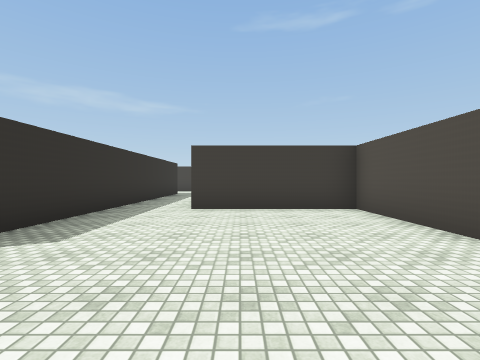
View 1 (above)

16 first-person views from a walk through a Unity game level. The camera is 1.3 m above the floor, looks level and sees 85° across. The floor is counted in squares, 2 m on a side. Each view is taken from the middle of a square. On the plan, view 1 faces up. The plan holds only what a view shows up to about 9 squares ahead; the rest is blank. The place goes on beyond the plan. The player is left out. Some animated figures are left out. Some surface patterns are stand-ins.

View 2
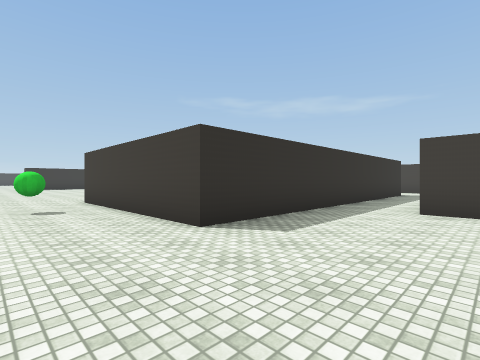

View 3
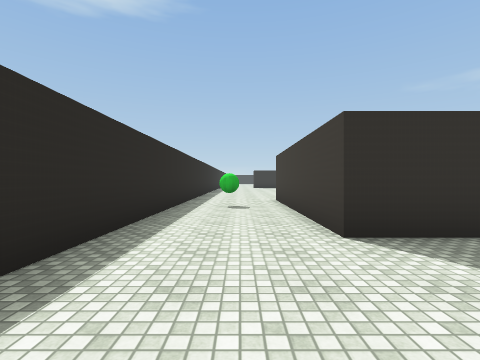

View 4
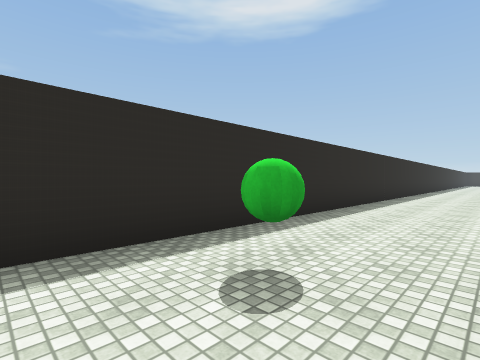

View 5
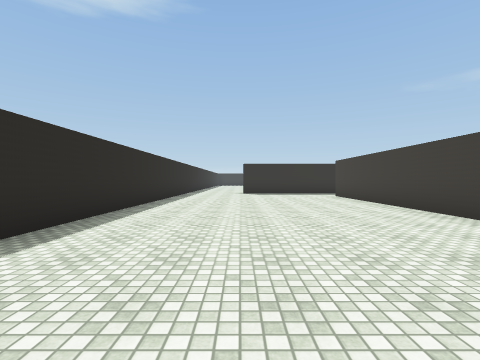

View 6
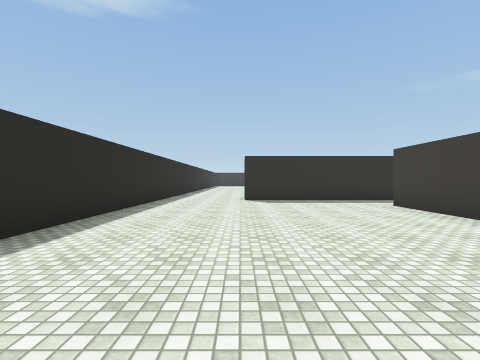

View 7
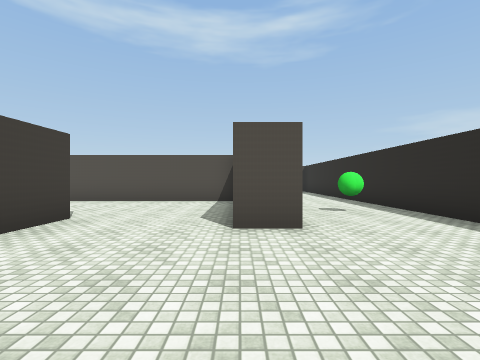

View 8
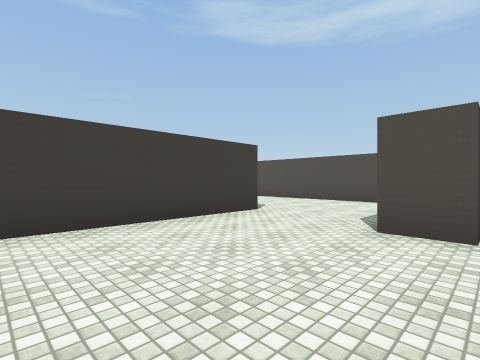

View 9
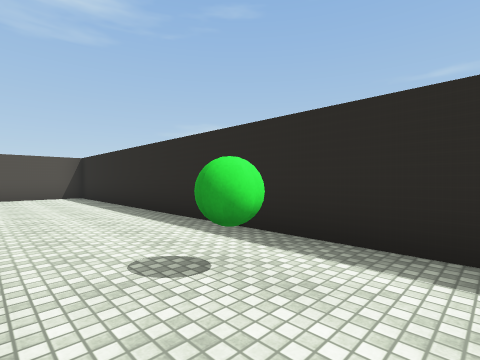

View 10
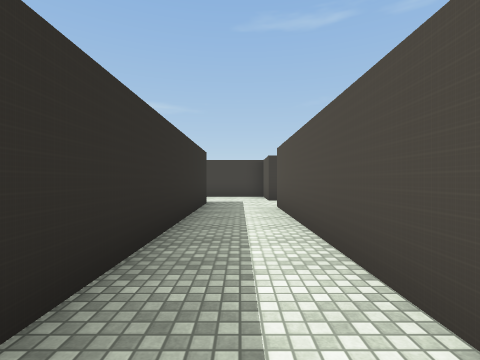

View 11
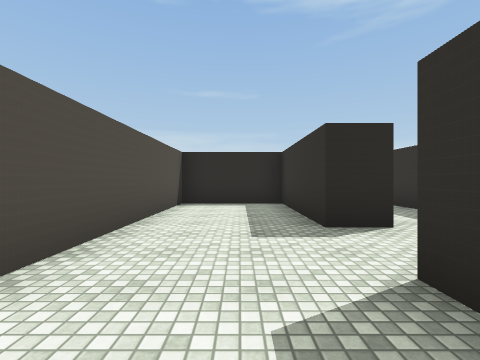

View 12
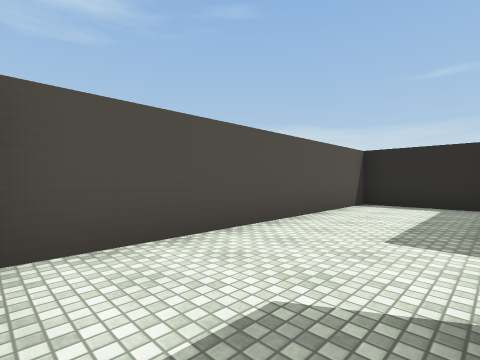

View 13
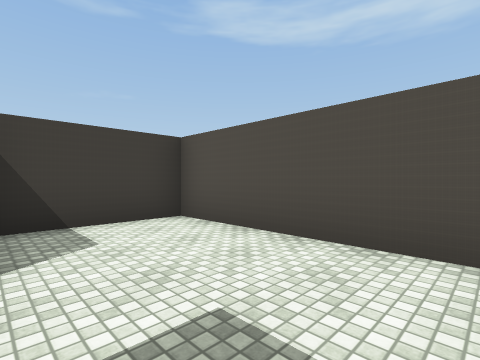

View 14
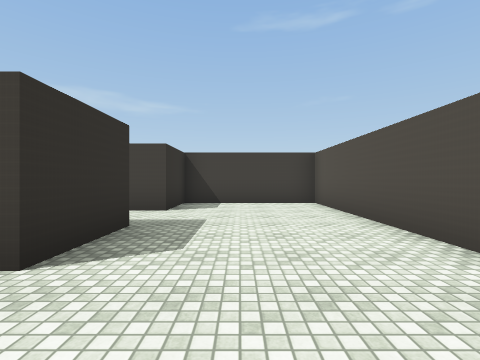

View 15
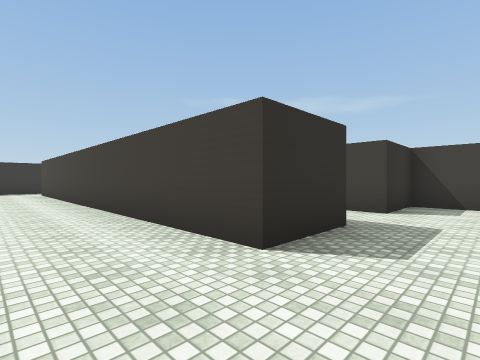

View 16
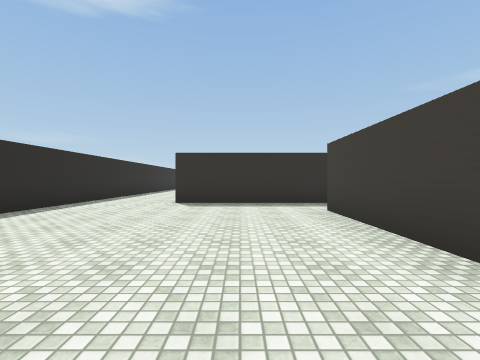

### Floor plan
Ten units are one square. View 1 is at (0, 0); x grows to the right and y downward. Boxes are objects, and circles mark ways between rooms. Rooms are numbered by the first view taken in them; rooms with no view inside come last. Other rooms are left out.
<svg viewBox="-220 -156 251 167">
<path fill="none" stroke="#000" d="M-86 -59 -196 -59M-29 -54 -29 -22 -85 -22 -85 -31M-215 6 21 6M26 1 26 -59 -11 -59M-2 -138 -2 -132M-11 -114 -2 -114 -2 -77 26 -77 26 -151 1 -151M-76 -78 -76 -59 -86 -59M-39 -31 -39 -114 -76 -114 -76 -96 -84 -96"/>
<rect x="-75" y="-15" width="10" height="10" fill="#bbb"><title>green ball</title></rect>
<circle cx="-80" cy="-45" r="3" fill="#2a7"/>
<text x="-100" y="-20">1</text>
<text x="10" y="-120">2</text>
<text x="-60" y="-70">3</text>
</svg>
Room 1 opens to room 3.

Where each view was taken, in squares from view 1:
view 1: 0 up, 0 right, facing up
view 2: 0 up, 0 right, facing up-left
view 3: 1 up, 0 right, facing left
view 4: 2 up, 5 left, facing down-left
view 5: 2 up, 9 left, facing left
view 6: 2 up, 13 left, facing left
view 7: 3 up, 12 left, facing right
view 8: 2 up, 12 left, facing up-right
view 9: 2 up, 8 left, facing down-right
view 10: 5 up, 2 left, facing up
view 11: 15 up, 1 right, facing down
view 12: 15 up, 0 right, facing down-right
view 13: 11 up, 0 right, facing up-right
view 14: 4 up, 6 left, facing up
view 15: 4 up, 6 left, facing up-left
view 16: 4 up, 14 left, facing left
